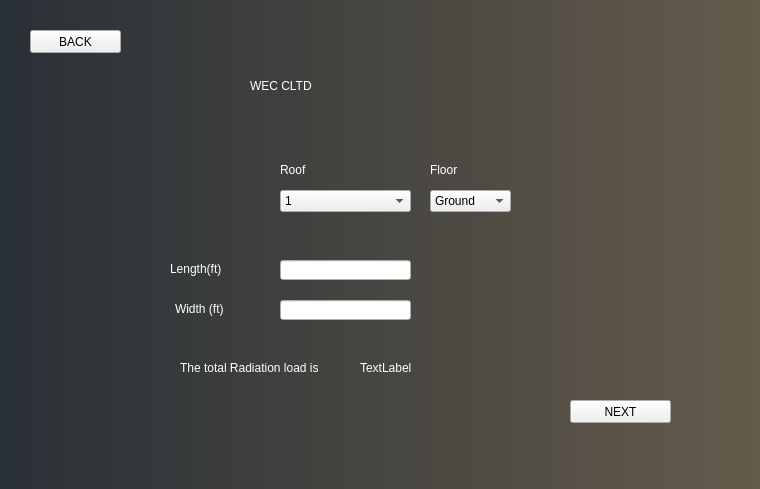
<?xml version="1.0" encoding="UTF-8"?>
<ui version="4.0">
 <class>Roof</class>
 <widget class="QMainWindow" name="Roof">
  <property name="geometry">
   <rect>
    <x>0</x>
    <y>0</y>
    <width>760</width>
    <height>489</height>
   </rect>
  </property>
  <property name="minimumSize">
   <size>
    <width>760</width>
    <height>489</height>
   </size>
  </property>
  <property name="maximumSize">
   <size>
    <width>760</width>
    <height>489</height>
   </size>
  </property>
  <property name="windowTitle">
   <string>MainWindow</string>
  </property>
  <property name="styleSheet">
   <string notr="true">background-color:qlineargradient(spread:pad, x1:0, y1:0, x2:1, y2:0, stop:0 rgba(41, 48, 54, 255), stop:1 rgba(101, 91, 76, 255));</string>
  </property>
  <widget class="QWidget" name="centralwidget">
   <widget class="QLabel" name="textortation_2">
    <property name="geometry">
     <rect>
      <x>430</x>
      <y>160</y>
      <width>61</width>
      <height>20</height>
     </rect>
    </property>
    <property name="styleSheet">
     <string notr="true">background:none;
font: 12pt &quot;Tahoma&quot;;
color:white;</string>
    </property>
    <property name="text">
     <string>Floor</string>
    </property>
   </widget>
   <widget class="QLabel" name="door_text">
    <property name="geometry">
     <rect>
      <x>280</x>
      <y>160</y>
      <width>91</width>
      <height>20</height>
     </rect>
    </property>
    <property name="styleSheet">
     <string notr="true">background:none;
font: 12pt &quot;Tahoma&quot;;
color:white;</string>
    </property>
    <property name="text">
     <string>Roof</string>
    </property>
   </widget>
   <widget class="QLineEdit" name="wd_temp_1">
    <property name="geometry">
     <rect>
      <x>280</x>
      <y>300</y>
      <width>131</width>
      <height>20</height>
     </rect>
    </property>
    <property name="styleSheet">
     <string notr="true">background:none;
font:  &quot;Tahoma&quot;;
color:black;</string>
    </property>
   </widget>
   <widget class="QPushButton" name="backbutton">
    <property name="geometry">
     <rect>
      <x>30</x>
      <y>30</y>
      <width>91</width>
      <height>23</height>
     </rect>
    </property>
    <property name="styleSheet">
     <string notr="true">background:none;
font: &quot;Tahoma&quot;;
color:black;</string>
    </property>
    <property name="text">
     <string>BACK</string>
    </property>
   </widget>
   <widget class="QLineEdit" name="lng_temp_1">
    <property name="geometry">
     <rect>
      <x>280</x>
      <y>260</y>
      <width>131</width>
      <height>20</height>
     </rect>
    </property>
    <property name="styleSheet">
     <string notr="true">background:none;
font:  &quot;Tahoma&quot;;
color:black;</string>
    </property>
   </widget>
   <widget class="QComboBox" name="floor">
    <property name="geometry">
     <rect>
      <x>430</x>
      <y>190</y>
      <width>81</width>
      <height>22</height>
     </rect>
    </property>
    <property name="styleSheet">
     <string notr="true">background:none;
font:  &quot;Tahoma&quot;;
color:black;</string>
    </property>
    <item>
     <property name="text">
      <string>Ground</string>
     </property>
    </item>
    <item>
     <property name="text">
      <string>First</string>
     </property>
    </item>
   </widget>
   <widget class="QLabel" name="title">
    <property name="geometry">
     <rect>
      <x>250</x>
      <y>50</y>
      <width>241</width>
      <height>71</height>
     </rect>
    </property>
    <property name="styleSheet">
     <string notr="true">background:none;
font: 28pt &quot;Tahoma&quot;;
color:white;</string>
    </property>
    <property name="text">
     <string>WEC CLTD</string>
    </property>
   </widget>
   <widget class="QLabel" name="label">
    <property name="geometry">
     <rect>
      <x>180</x>
      <y>360</y>
      <width>161</width>
      <height>16</height>
     </rect>
    </property>
    <property name="styleSheet">
     <string notr="true">background:none;
font: 8pt &quot;Tahoma&quot;;
color:white;</string>
    </property>
    <property name="text">
     <string>The total Radiation load is </string>
    </property>
   </widget>
   <widget class="QPushButton" name="next3">
    <property name="geometry">
     <rect>
      <x>570</x>
      <y>400</y>
      <width>101</width>
      <height>23</height>
     </rect>
    </property>
    <property name="styleSheet">
     <string notr="true">background:none;
font: 8pt &quot;Tahoma&quot;;
color:black;</string>
    </property>
    <property name="text">
     <string>NEXT</string>
    </property>
   </widget>
   <widget class="QLabel" name="rl">
    <property name="geometry">
     <rect>
      <x>360</x>
      <y>360</y>
      <width>101</width>
      <height>16</height>
     </rect>
    </property>
    <property name="styleSheet">
     <string notr="true">background:none;
font: 8pt &quot;Tahoma&quot;;
color:white;</string>
    </property>
    <property name="text">
     <string>TextLabel</string>
    </property>
   </widget>
   <widget class="QComboBox" name="doordropdown_2">
    <property name="geometry">
     <rect>
      <x>280</x>
      <y>190</y>
      <width>131</width>
      <height>22</height>
     </rect>
    </property>
    <property name="styleSheet">
     <string notr="true">background:none;
font:  &quot;Tahoma&quot;;
color:black;</string>
    </property>
    <item>
     <property name="text">
      <string>1</string>
     </property>
    </item>
    <item>
     <property name="text">
      <string>2</string>
     </property>
    </item>
    <item>
     <property name="text">
      <string>3</string>
     </property>
    </item>
    <item>
     <property name="text">
      <string>4</string>
     </property>
    </item>
   </widget>
   <widget class="QLabel" name="lenghttext">
    <property name="geometry">
     <rect>
      <x>170</x>
      <y>253</y>
      <width>111</width>
      <height>31</height>
     </rect>
    </property>
    <property name="styleSheet">
     <string notr="true">background:none;
font: 12pt &quot;Tahoma&quot;;
color:white;</string>
    </property>
    <property name="text">
     <string>Length(ft)</string>
    </property>
   </widget>
   <widget class="QLabel" name="widthtext">
    <property name="geometry">
     <rect>
      <x>175</x>
      <y>298</y>
      <width>81</width>
      <height>21</height>
     </rect>
    </property>
    <property name="styleSheet">
     <string notr="true">background:none;
font: 12pt &quot;Tahoma&quot;;
color:white;</string>
    </property>
    <property name="text">
     <string>Width (ft)</string>
    </property>
   </widget>
  </widget>
 </widget>
 <resources/>
 <connections/>
</ui>
